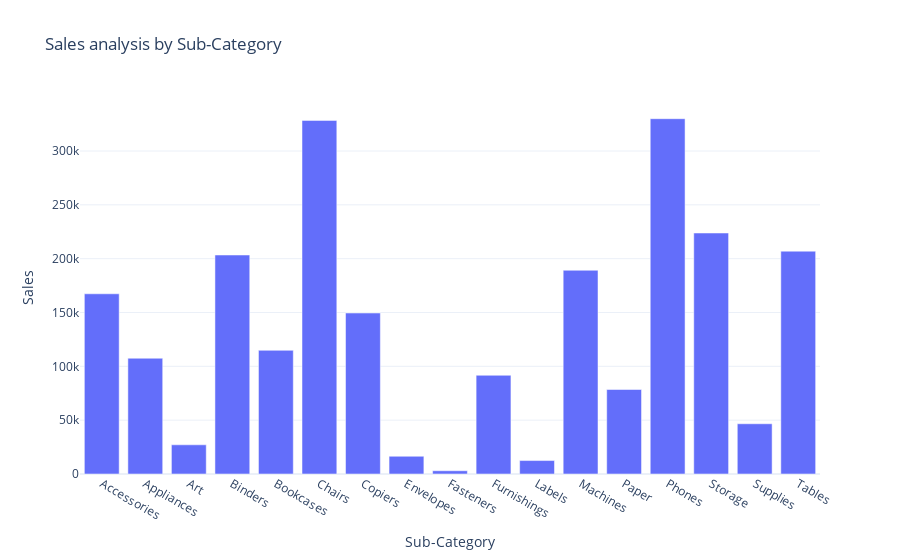

Notebook cell for this chart:
### Code cell
fig = px.bar(Sales_by_Subcategory,x="Sub-Category",
             y="Sales",title="Sales analysis by Sub-Category")
fig.show()

### Figure 1 — Plotly figure (JSON) as saved in the notebook; plotly's stock layout.template omitted (floating-point values rounded to 4 significant figures)
{"data": [{"hovertemplate": "Sub-Category=%{x}<br>Sales=%{y}<extra></extra>", "legendgroup": "", "marker": {"color": "#636efa", "pattern": {"shape": ""}}, "name": "", "orientation": "v", "showlegend": false, "textposition": "auto", "type": "bar", "x": ["Accessories", "Appliances", "Art", "Binders", "Bookcases", "Chairs", "Copiers", "Envelopes", "Fasteners", "Furnishings", "Labels", "Machines", "Paper", "Phones", "Storage", "Supplies", "Tables"], "xaxis": "x", "y": [167400.0, 107500.0, 27120.0, 203400.0, 114900.0, 328400.0, 149500.0, 16480.0, 3024.0, 91710.0, 12490.0, 189200.0, 78480.0, 330000.0, 223800.0, 46670.0, 207000.0], "yaxis": "y"}], "layout": {"barmode": "relative", "legend": {"tracegroupgap": 0}, "title": {"text": "Sales analysis by Sub-Category"}, "xaxis": {"anchor": "y", "domain": [0, 1], "title": {"text": "Sub-Category"}}, "yaxis": {"anchor": "x", "domain": [0, 1], "title": {"text": "Sales"}}}}
